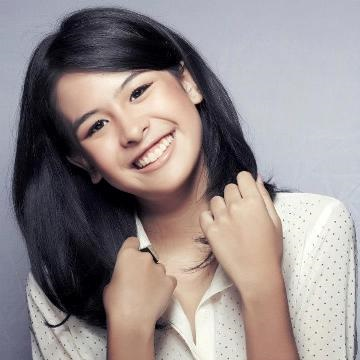
#> input picture maudy.png, 360 x 360 px
$ python pht-straight.py
#> lines starting #> are read from the running program, lines starting #| are printed output that depends on the picture
from matplotlib import pyplot as plt
import numpy as np
import cv2

N = 100
P = 70

img = cv2.imread('./maudy.png', 0)
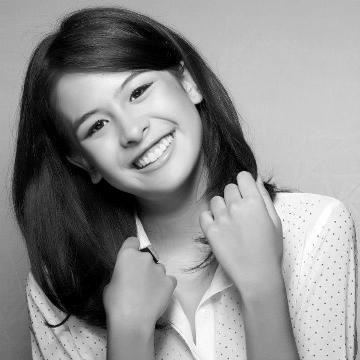
#> img: shape (360, 360); min 0, max 255, mean 143.1
img = cv2.resize(img, (N,N))
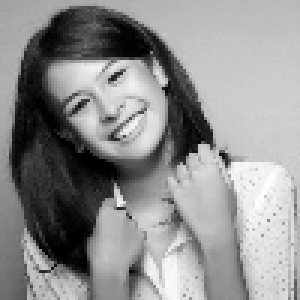
#> img: shape (100, 100) (shown 3 times larger); min 0, max 255, mean 143
imvec = np.reshape(np.array(img), (N*N,1))
#> imvec = 10000 values, max 255 at index 5891, min 0 at index 1343, mean 143

def imshow(imgdata):
    plt.imshow(imgdata, cmap = 'gray')
    plt.show()

# CREATE MATRIX W

print('create matrix w ...')

matN = np.ones((2 * P + 1, 2 * P + 1), dtype='float32')
matM = np.ones((2 * P + 1, 2 * P + 1), dtype='float32')
for i in range(-P, P+1):
    matN[i,:] = i
    matM[:,i] = i
matN = matN.reshape(((2 * P + 1) * (2 * P + 1), 1))
matN = np.repeat(matN, N * N, axis=1)
matM = matM.reshape(((2 * P + 1) * (2 * P + 1), 1))
matM = np.repeat(matM, N * N, axis=1)

matI = np.ones((N,N), dtype='float32')
matK = np.ones((N,N), dtype='float32')
for i in range(N):
    matI[i,:] = i
    matK[:,i] = i
matI = matI.reshape((1, N * N))
matI = np.repeat(matI, (2 * P + 1) * (2 * P + 1), axis=0)
matK = matK.reshape((1, N * N))
#> (the run stopped early here; a loop or call above may not have finished)

$ run again, with pepper.png copied over maudy.png
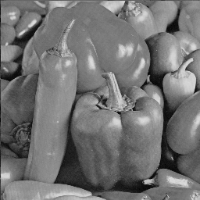
#> input picture pepper.png, 200 x 200 px
#> img is the input picture: shape (200, 200); min 5, max 220, mean 115
#> `img = cv2.resize(img, (N,N))`:
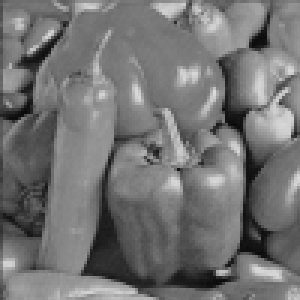
#> img: shape (100, 100) (shown 3 times larger); min 11, max 219, mean 115.1
#> imvec = 10000 values, max 219 at index 3071, min 11 at index 3707, mean 115.1
